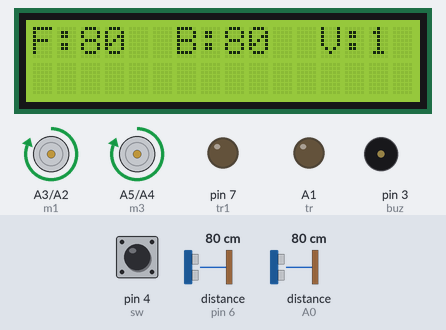
A sketch run on a simulated Arduino Uno, built with avr-gcc and run on an emulated ATmega328P. On the bench: 16×2 character LCD, motor-driver pin pairs drawn as motors (green arrow = first pin HIGH = forward, orange = second pin HIGH = backward, longer = more drive), output pins drawn as LEDs (lit = HIGH), buzzer (waves = sounding, pin HIGH). The test bench sets the inputs (shaded band); at power-on: pin 4 (sw) HIGH, distance to the obstacle (sensors on pin 6, A0) 80 cm. The echo pulse lasts 58.3 µs per cm; what the sketch prints to the serial monitor is not drawn. At 20.3 s the program stops and its outputs stay as they are.

Above: at 1.2 s.
1.3 s: pin 4 (sw) pulled LOW for 0.65 s
At 3.3 s:
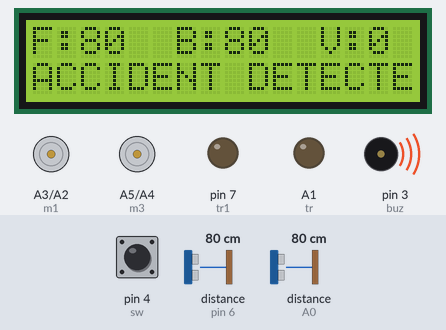
At 20.8 s:
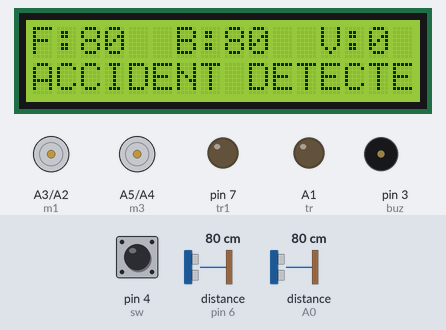
Timing chart, 0 to 21.8 s (numbered marks = the images above; inputs shaded):
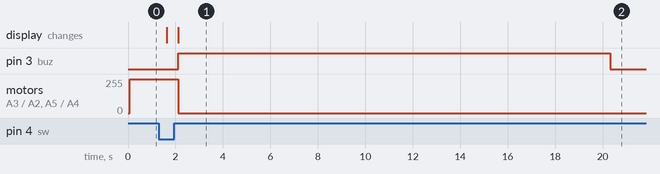

Measured:
- after the input at 1.3 s, pin 3 (buz): LOW → HIGH after 0.83 s, → LOW 18.2 s later; motor on A3 (m1) / A2 (m2), motor on A5 (m3) / A4 (m4): forward 255/255 → stopped after 0.83 s; the display: first changes after 0.33 s (image 1 shows a later state)

The sketch:

robot_acc.ino
```cpp
#include <LiquidCrystal.h>
LiquidCrystal lcd(8, 9, 10, 11, 12, 13);
int m1=A3;
int m2=A2;
int m3=A5;
int m4=A4;
int i=0;
int tr=A1;
int ec=A0;
int tr1=7;
int ec1=6;
int buz =3;
int sw =4;
int dist()
{
  digitalWrite(tr,1);
  delayMicroseconds(10);
  digitalWrite(tr,0);
  delayMicroseconds(2);
  int dst=pulseIn(ec,1)/58.2;
  return dst;
}

int dist1()
{
  digitalWrite(tr1,1);
  delayMicroseconds(10);
  digitalWrite(tr1,0);
  delayMicroseconds(2);
  int dst1=pulseIn(ec1,1)/58.2;
  return dst1;
}
void setup() {
  // put your setup code here, to run once:
pinMode(m1,OUTPUT);
pinMode(m2,OUTPUT);
pinMode(m3,OUTPUT);
pinMode(m4,OUTPUT);
lcd.begin(16,2);
lcd.print("WELCOME");
Serial.begin(9600);
  pinMode(tr,OUTPUT);
  pinMode(ec,INPUT);

   pinMode(tr1,OUTPUT);
  pinMode(ec1,INPUT);
  pinMode(sw,INPUT);

  pinMode(buz,OUTPUT);
  digitalWrite(buz,0);

Serial.begin(9600);
}

void loop() {
  // put your main code here, to run repeatedly:

    digitalWrite(m1,1);
    digitalWrite(m2,0);
    digitalWrite(m3,1);
    digitalWrite(m4,0);

    int dst1=dist();
    int dst2=dist1();
    int vib=digitalRead(sw);

    Serial.println("F:"+String(dst1) + "  B:"+String(dst2) + "  V:"+String(vib));
    lcd.clear();
    lcd.print("F:"+String(dst1) + "  B:"+String(dst2) + "  V:"+String(vib));
   delay(500);

   if(dst1<10)
   {

    digitalWrite(buz,1);
    delay(1000);
    digitalWrite(buz,0);
    int kk=0;
    while(kk<2000)
    {

    digitalWrite(m1,1);
    digitalWrite(m2,0);
    digitalWrite(m3,1);
    digitalWrite(m4,0);
    delay(1);

        digitalWrite(m1,0);
    digitalWrite(m2,0);
    digitalWrite(m3,0);
    digitalWrite(m4,0);
    delay(1);
    }
   }
  if(dst2<10)
  {
      digitalWrite(buz,1);
    delay(100);
    digitalWrite(buz,0);
     delay(100);
  }

  if(vib==0)
  {
    lcd.setCursor(0,1);
    lcd.print("ACCIDENT DETECTED");
    digitalWrite(m1,0);
    digitalWrite(m2,0);
    digitalWrite(m3,0);
    digitalWrite(m4,0);
    send_sms();
  }
}


  void send_sms()
{

  digitalWrite(buz,1);


Serial.println("Sending SMS...");
Serial.println("AT");
delay(1000);
Serial.println("ATE0");
delay(1000);
Serial.println("AT+CMGF=1");
delay(1000);
Serial.print("AT+CMGS=\"6304863902\"\r\n");// Replace x with mobile number
delay(1000);
Serial.println("Alert: Accident detected  ");
delay(100);
Serial.println((char)26);// ASCII code of CTRL+Z
delay(5000);

Serial.println("Sending SMS...");
Serial.println("AT");
delay(1000);
Serial.println("ATE0");
delay(1000);
Serial.println("AT+CMGF=1");
delay(1000);
Serial.print("AT+CMGS=\"6304863902\"\r\n");// Replace x with mobile number
delay(1000);
Serial.println("Alert: Accident detected");
delay(100);
Serial.println((char)26);// ASCII code of CTRL+Z
delay(5000);
digitalWrite(buz,0);
while(1);
}
```
